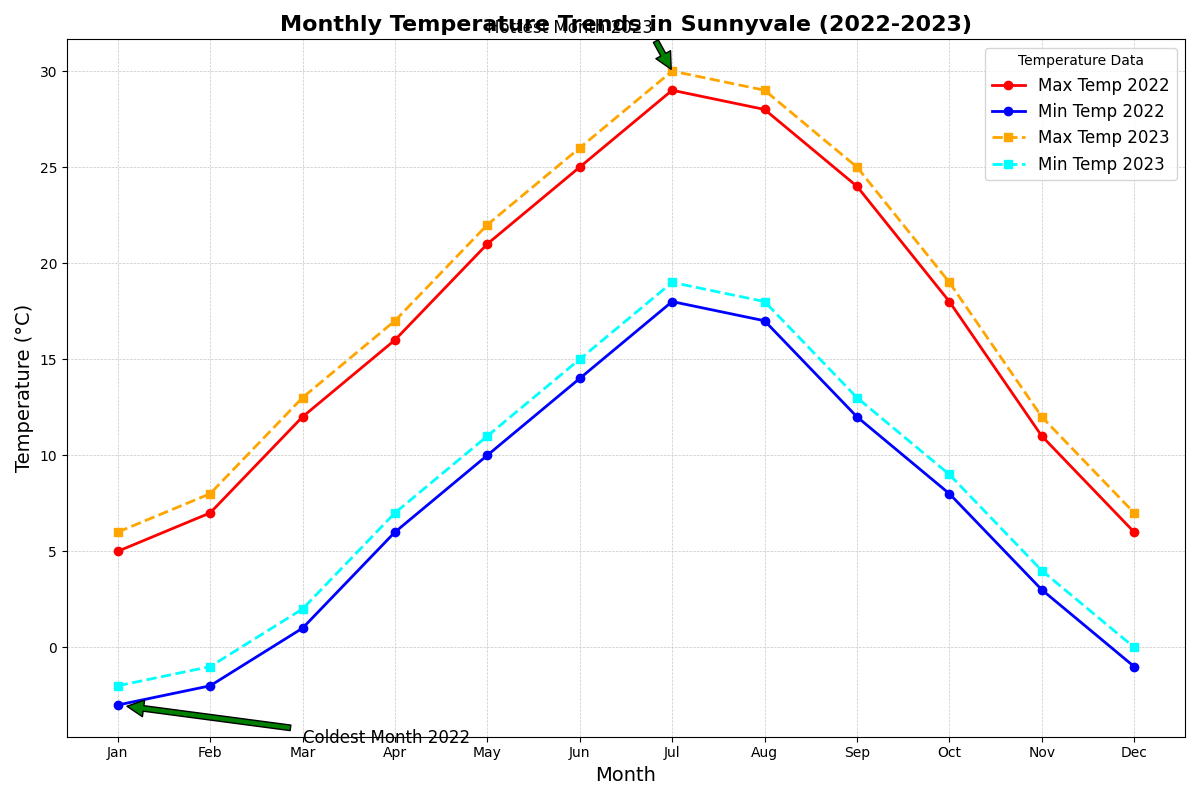

Write the Python code that produced this figure.
import matplotlib.pyplot as plt
import numpy as np

# Backstory:
# This chart illustrates the average monthly temperatures in degrees Celsius for a fictional city called "Sunnyvale" over a year. The data show temperature trends for two years: 2022 and 2023. There are line plots for the daily maximum and minimum temperatures, helping the city's meteorological studies.

# Months of the year
months = np.array(["Jan", "Feb", "Mar", "Apr", "May", "Jun", "Jul", "Aug", "Sep", "Oct", "Nov", "Dec"])

# Creating artificial temperature data for Sunnyvale (City, daily temperatures in °C) 
# The temperature data doesn't use random and is explicitly crafted here.
max_temp_2022 = np.array([5, 7, 12, 16, 21, 25, 29, 28, 24, 18, 11, 6])
min_temp_2022 = np.array([-3, -2, 1, 6, 10, 14, 18, 17, 12, 8, 3, -1])
max_temp_2023 = np.array([6, 8, 13, 17, 22, 26, 30, 29, 25, 19, 12, 7])
min_temp_2023 = np.array([-2, -1, 2, 7, 11, 15, 19, 18, 13, 9, 4, 0])

# Setup the plot
fig, ax = plt.subplots(figsize=(12, 8))

# Plotting the data for 2022
ax.plot(months, max_temp_2022, label='Max Temp 2022', color='red', marker='o', linestyle='-', linewidth=2)
ax.plot(months, min_temp_2022, label='Min Temp 2022', color='blue', marker='o', linestyle='-', linewidth=2)

# Plotting the data for 2023
ax.plot(months, max_temp_2023, label='Max Temp 2023', color='orange', marker='s', linestyle='--', linewidth=2)
ax.plot(months, min_temp_2023, label='Min Temp 2023', color='cyan', marker='s', linestyle='--', linewidth=2)

# Title and labels
ax.set_title('Monthly Temperature Trends in Sunnyvale (2022-2023)', fontsize=16, fontweight='bold')
ax.set_xlabel('Month', fontsize=14)
ax.set_ylabel('Temperature (°C)', fontsize=14)

# Adding a legend
ax.legend(loc='upper right', fontsize=12, title='Temperature Data')

# Adding grid lines
ax.grid(True, which='both', linestyle='--', linewidth=0.5, alpha=0.7)

# Annotating significant points
ax.annotate('Hottest Month 2023', xy=('Jul', 30), xytext=('May', 32),
            arrowprops=dict(facecolor='green', shrink=0.05), fontsize=12)

ax.annotate('Coldest Month 2022', xy=('Jan', -3), xytext=('Mar', -5),
            arrowprops=dict(facecolor='green', shrink=0.05), fontsize=12)

# Automatically adjust layout
plt.tight_layout()

# Display the plot
plt.show()
